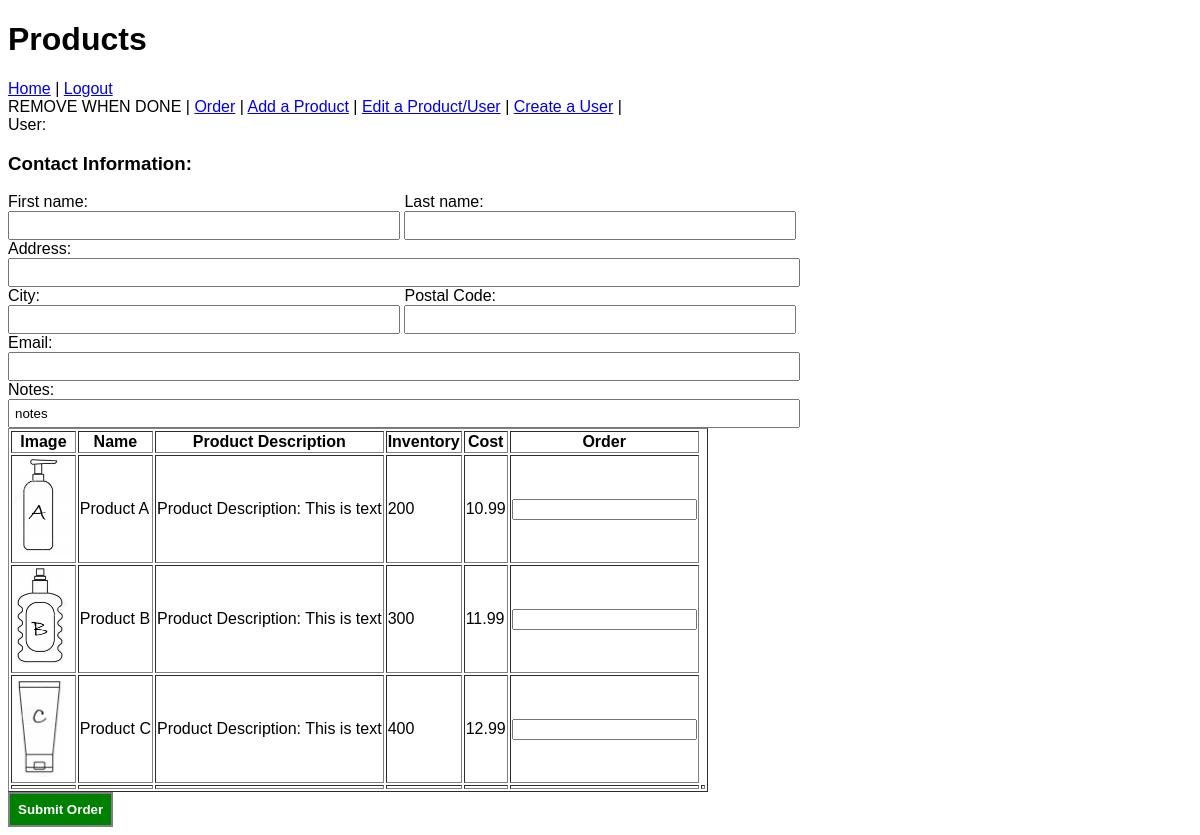
The app's page /order.php with its own data.
### tables this page shows
CREATE TABLE `products` (
	productsID INT AUTO_INCREMENT PRIMARY KEY,
    productsName VARCHAR(140),
    productsDesc VARCHAR(300),
    productsCost DECIMAL(7,2),
    productsInv INT,
    productsDateAdded DATETIME NOT NULL DEFAULT CURRENT_TIMESTAMP
);

### order.php (the view, shortened to what this page needs)
<?php
  require_once("header.php");
  require_once("serverCode/connect.php");
?>
<form method='post'>
      <h3>Contact Information:</h3>
  <div>
        <div class='formInput percent50'>First name:<br>
        <?php echo "<input type='text' name='txtFirstName' id='txtFirstName' value='" . $_SESSION['userFirstName'] ."'>"; ?></div>
      <div class='formInput percent50'>Last name:<br>
      <?php echo "<input type='text' name='txtLastName' id='txtLastName' value='" . $_SESSION['userLastName'] ."'>"; ?></div>
        <div class='formInput percent100'>Address:<br>
        <?php echo "<input type='text' name='txtAddress' id='txtAddress' value='" . $_SESSION['userAddress'] ."'>"; ?></div>
      <div class='formInput percent50'>City:<br>
      <?php echo "<input type='text' name='txtCity' id='txtCity' value='" . $_SESSION['userCity'] ."'>"; ?></div>
        <div class='formInput percent50'>Postal Code:<br>
        <?php echo "<input type='text' name='txtPostalCode' id='txtPostalCode' value='" . $_SESSION['userPostalCode'] ."'>"; ?></div>
      <div class='formInput percent100'>Email:<br>
      <?php echo "<input type='text' name='txtEmail' id='txtEmail' value='" . $_SESSION['userEmail'] ."'>"; ?></div>
    </div>
      <div class='formInput percent100'>Notes:<br>
      <?php echo "<input type='text' name='txtNotes' id='txtNotes' value='" . 'notes' ."'>"; ?></div>
  </div>
<?php
echo "<table border=1>";
echo "<tr><th>Image</th><th>Name</th><th>Product Description</th><th>Inventory</th><th>Cost</th><th>Order</th></tr>";
$sql = "Select * FROM products;";
$result = $mysqli->query($sql);
while($row = $result->fetch_assoc()) {
    $id = $row['productsID'];
    echo "<tr>";
    echo "<td><img src=\"images/$id.jpg\"/></td>";
    echo "<td>" . $row['productsName'] . "</td>";
    echo "<td>" . $row['productsDesc'] . "</td>";
    echo "<td>" . $row['productsInv'] . "</td>";
    echo "<td>" . $row['productsCost'] . "</td>";
    echo "<td id='qty'><input type=\"number\" name=\"$id\"></td>";
    echo "</tr>";
}
echo "<tr><th></th><th></th><th></th><th></th><th></th><th></th><th></th></tr>";
echo "</table>";
?>
    <div>
      <input type="submit" value="Submit Order">
    </div>
<?php require_once("footer.php"); ?>

### header.php (shortened to what this page needs)
<!DOCTYPE html>
<html lang="en">
<head>
    <link rel="stylesheet" href="css/index.css">
  </head>
<body>
<h1>Products</h1>
<div class='nav'>
  <?php
    if(session_status() === PHP_SESSION_NONE) {
      echo "<a href='register.php'>Register</a> | ";
      echo "<a href='login.php'>Login</a>";
    } else{
      echo "<a href='index.php'>Home</a> | ";
      echo "<a href='logout.php'>Logout</a>";
      echo "<br>";
      echo "REMOVE WHEN DONE | ";
      echo "<a href='order.php'>Order</a> | ";
      echo "<a href='addProduct.php'>Add a Product</a> | ";
	    echo "<a href='editProduct.php'>Edit a Product/User</a> | ";
      echo "<a href='register.php'>Create a User</a> | ";
    }
  ?>
  <div class='nav-right'>
  <?php
    if(session_status() !== PHP_SESSION_NONE) {
      echo "User: " . $_SESSION['name'];
    }
  ?>
  </div>
</div>
<div id='bodyContent'>

### footer.php (shortened to what this page needs)
</body>
</html>

### css/index.css (style rules this page uses)
img { max-width: 200px; max-height: 100px; }
* { font-family: Arial, Helvetica, sans-serif; }
h1, h2, h3, form { max-width: 800px; }
.formInput { display: inline-block; box-sizing: border-box; }
.formInput input:not([type=checkbox]):not([type=radio]), .formInput select { box-sizing: border-box; margin: 0px; padding: 5px; width: 100%; }
.percent50 { width: 49%; }
.percent100 { width: 99%; }
button[type=submit], input[type=submit] { margin: 0px; padding: 8px; background-color: green; color: white; font-weight: bold; border: 2px solid grey; }

### records on screen
products: shows a picture, productsName "Product A", productsDesc "Product Description: This is text", productsInv "200", productsCost "10.99"
products: shows a picture, productsName "Product B", productsDesc "Product Description: This is text", productsInv "300", productsCost "11.99"
products: shows a picture, productsName "Product C", productsDesc "Product Description: This is text", productsInv "400", productsCost "12.99"
